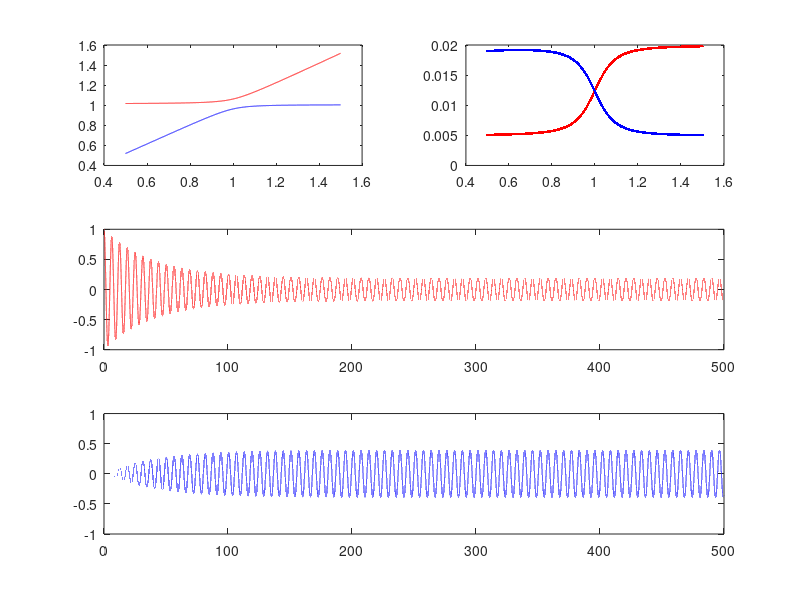

Write MATLAB code to recreate this figure.
function time_domain

lam1 = 0.005;
lam2 = (0.01^2)/lam1;

w1 = 1 + 1i*lam1;
w2 = linspace(0.5,1.5,5001)+ 1i*lam2;

%J = 1i*sqrt(lam1*lam2);
J = 0.05;
wp = 1/2*(sqrt(w1.^2 +J) + w2 + sqrt((w1-w2).^2+4*J^2));
wn = 1/2*(w1 + sqrt(w2.^2+J) - sqrt((w1-w2).^2+4*J^2));



t = linspace(0,500,1e6);
% phi1 = exp(-(lam1+lam2).*t/2).*cos(J.*t).*cos(real(w1).*t);
% phi2 = exp(-(lam1+lam2).*t/2).*sin(J.*t).*sin(real(w1).*t);

% phi1 = exp(-(lam1+lam2).*t/2).*(1+exp(i*2*J.*t)).*cos(real(w1).*t)/2;
% phi2 = exp(-(lam1+lam2).*t/2).*(1-exp(i*2*J.*t)).*cos(real(w1).*t)/2;

phi1 = 1/(lam1+lam2).*[lam1+lam2.*exp(-(lam1+lam2).*t)].*cos(real(w1).*t);
phi2 = sqrt(lam1.*lam2)/(lam1+lam2).*[1-exp(-(lam1+lam2).*t)].*cos(real(w1).*t);


decay1 = exp(-(lam1+lam2).*t/2)/2;
decay2 = (1+exp(i*2*J.*t))/2;

subplot(3,2,1)
plot(real(w2),real(wp),'r',real(w2),real(wn),'b')

subplot(3,2,2)
plot(real(w2),imag(wp),'r.',real(w2),imag(wn),'b.')

subplot(3,2,[3,4])
plot(t,phi1,'r');ylim([-1 1])

subplot(3,2,[5,6])
plot(t,phi2,'b');ylim([-1 1])

data1 = [real(w2)',real(wp)',real(wn)'];
data2 = [real(w2)',imag(wp)',imag(wn)'];
data3 = [t',phi1'];
data4 = [t',phi2'];
data5 = [t',decay1',decay2'];

fp=fopen('data1.txt','w');
fprintf(fp,'f\tS21\tD\twr\r\n');
fprintf(fp,'%e\t %e\t %e\t \r\n',data1'); 
fclose(fp);

fp=fopen('data2.txt','w');
fprintf(fp,'f\tS21\tD\twr\r\n');
fprintf(fp,'%e\t %e\t %e\t\r\n',data2'); 
fclose(fp);

fp=fopen('data3.txt','w');
fprintf(fp,'f\tS21\tD\twr\r\n');
fprintf(fp,'%e\t %e\t\r\n',data3'); 
fclose(fp);

fp=fopen('data4.txt','w');
fprintf(fp,'f\tS21\tD\twr\r\n');
fprintf(fp,'%e\t %e\t\r\n',data4'); 
fclose(fp);

fp=fopen('data5.txt','w');
%fprintf(fp,'tt \t decay1\t decay1\t \r\n');
fprintf(fp,'%e\t %e\t %e\t \r\n',data5'); 
fclose(fp);
end